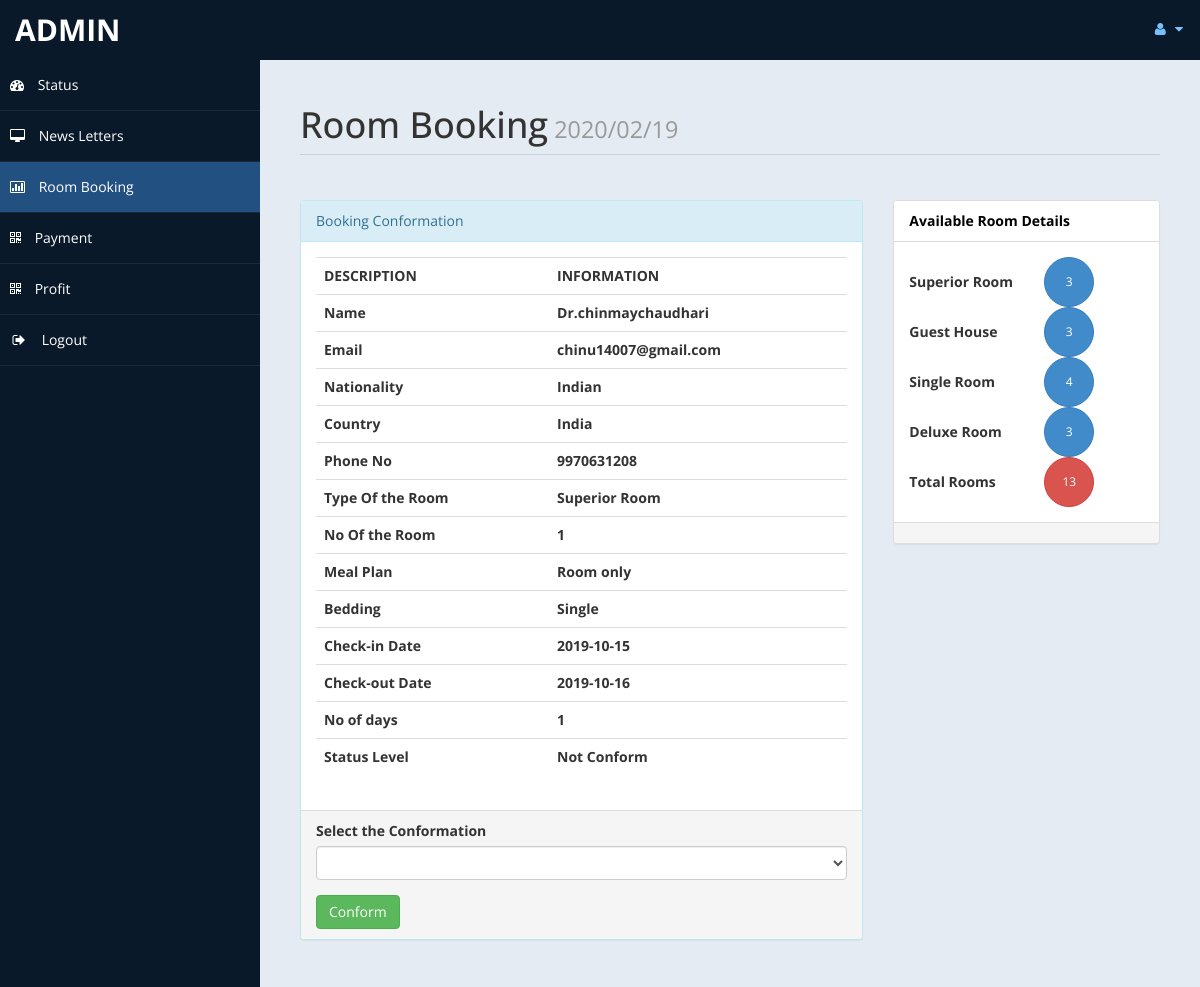
Before: /admin/roombook.php?rid=16 (signed in) with the older database file.
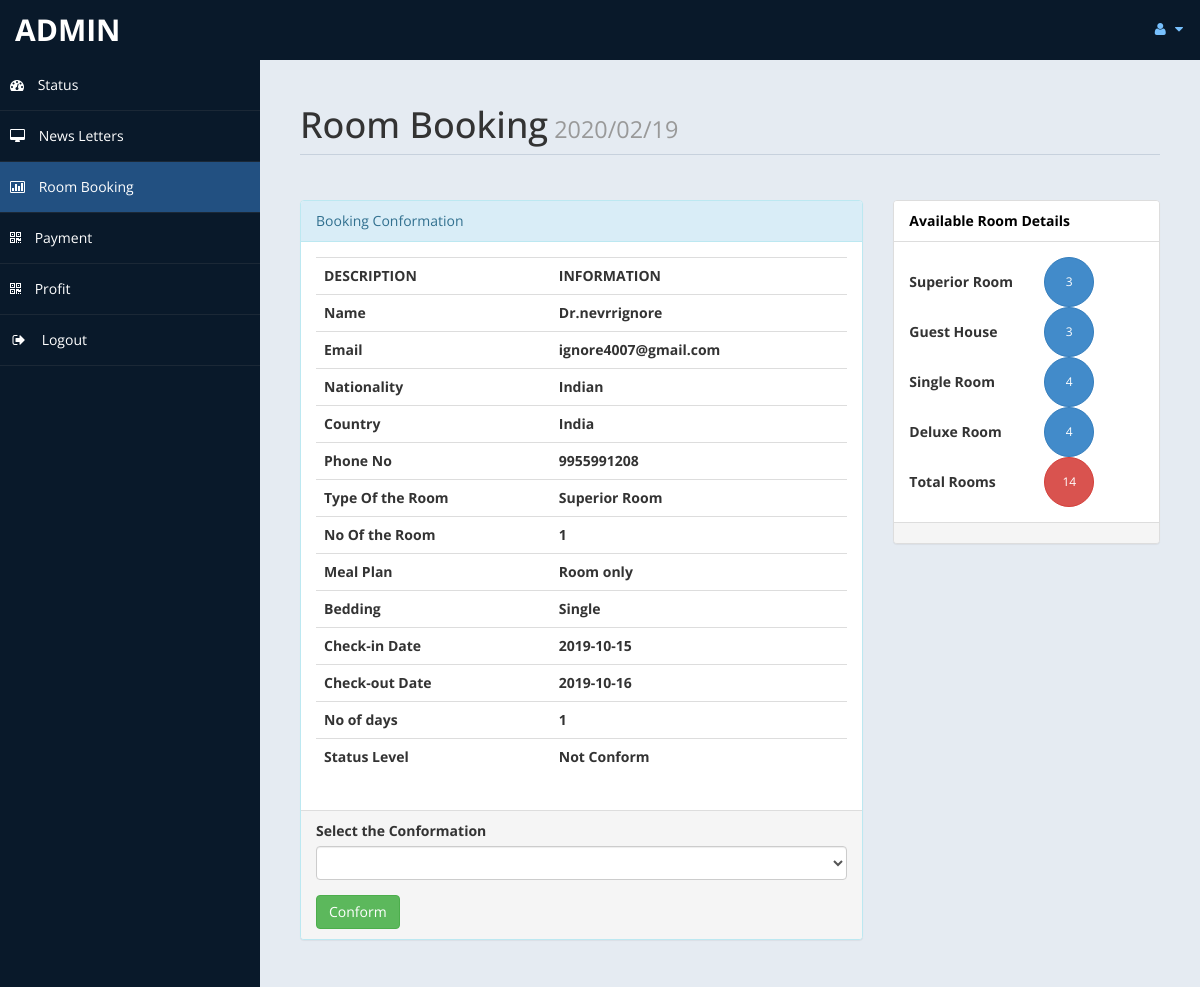
After: the same page with the newer database file.
### tables this page shows
CREATE TABLE `roombook` (
  `id` int(10) UNSIGNED NOT NULL,
  `Title` varchar(5) DEFAULT NULL,
  `FName` text DEFAULT NULL,
  `LName` text DEFAULT NULL,
  `Email` varchar(50) DEFAULT NULL,
  `National` varchar(30) DEFAULT NULL,
  `Country` varchar(30) DEFAULT NULL,
  `Phone` text DEFAULT NULL,
  `TRoom` varchar(20) DEFAULT NULL,
  `Bed` varchar(10) DEFAULT NULL,
  `NRoom` varchar(2) DEFAULT NULL,
  `Meal` varchar(15) DEFAULT NULL,
  `cin` date DEFAULT NULL,
  `cout` date DEFAULT NULL,
  `stat` varchar(15) DEFAULT NULL,
  `nodays` int(11) DEFAULT NULL
);

### admin/roombook.php (the view, shortened to what the changed rows need)
<?php
		if(!isset($_GET["rid"]))
		{
			 header("location:index.php");
		}
		else {
				$curdate=date("Y/m/d");
				include ('db.php');
				$id = $_GET['rid'];
				$sql ="Select * from roombook where id = '$id'";
				$re = mysqli_query($con,$sql);
				while($row=mysqli_fetch_array($re))
				{
					$title = $row['Title'];
					$fname = $row['FName'];
					$lname = $row['LName'];
					$email = $row['Email'];
					$nat = $row['National'];
					$country = $row['Country'];
					$Phone = $row['Phone'];
					$troom = $row['TRoom'];
					$nroom = $row['NRoom'];
					$bed = $row['Bed'];
					$meal = $row['Meal'];
					$cin = $row['cin'];
					$cout = $row['cout'];
					$sta = $row['stat'];
					$days = $row['nodays'];
				}
	}
			?>
<!DOCTYPE html>
<html xmlns="http://www.w3.org/1999/xhtml">
<head>
    <link href="assets/css/bootstrap.css" rel="stylesheet" />
    <link href="assets/css/font-awesome.css" rel="stylesheet" />
    <link href="assets/js/morris/morris-0.4.3.min.css" rel="stylesheet" />
    <link href="assets/css/custom-styles.css" rel="stylesheet" />
</head>
<body>
    <div id="wrapper">
        <div id="page-wrapper">
            <div id="page-inner">
                <div class="row">
                    <div class="col-md-12">
                        <h1 class="page-header">
                            Room Booking<small>	<?php echo  $curdate; ?> </small>
                        </h1>
                    </div>
					<div class="col-md-8 col-sm-8">
                    <div class="panel panel-info">
                        <div class="panel-body">
							<div class="table-responsive">
                                <table class="table">
                                    <tr>
                                            <th>DESCRIPTION</th>
                                            <th>INFORMATION</th>
                                        </tr>
                                        <tr>
                                            <th>Name</th>
                                            <th><?php echo $title.$fname.$lname; ?> </th>
                                        </tr>
										<tr>
                                            <th>Email</th>
                                            <th><?php echo $email; ?> </th>
                                        </tr>
										<tr>
                                            <th>Nationality </th>
                                            <th><?php echo $nat; ?></th>
                                        </tr>
										<tr>
                                            <th>Country </th>
                                            <th><?php echo $country;  ?></th>
                                        </tr>
										<tr>
                                            <th>Phone No </th>
                                            <th><?php echo $Phone; ?></th>
                                        </tr>
										<tr>
                                            <th>Type Of the Room </th>
                                            <th><?php echo $troom; ?></th>
                                        </tr>
										<tr>
                                            <th>No Of the Room </th>
                                            <th><?php echo $nroom; ?></th>
                                        </tr>
										<tr>
                                            <th>Meal Plan </th>
                                            <th><?php echo $meal; ?></th>
                                        </tr>
										<tr>
                                            <th>Bedding </th>
                                            <th><?php echo $bed; ?></th>
                                        </tr>
										<tr>
                                            <th>Check-in Date </th>
                                            <th><?php echo $cin; ?></th>
                                        </tr>
										<tr>
                                            <th>Check-out Date</th>
                                            <th><?php echo $cout; ?></th>
                                        </tr>
										<tr>
                                            <th>No of days</th>
                                            <th><?php echo $days; ?></th>
                                        </tr>
										<tr>
                                            <th>Status Level</th>
                                            <th><?php echo $sta; ?></th>
                                        </tr>
                                </table>
                            </div>
                        </div>
                    </div>
					</div>
					<?php
						$rsql ="select * from room";
						$rre= mysqli_query($con,$rsql);
						$r =0 ;
						$dr = 0;
						while($rrow=mysqli_fetch_array($rre))
						{
							$r = $r + 1;
							$s = $rrow['type'];
							if($s=="Deluxe Room" )
							{
								$dr = $dr + 1;
							}
						}
						?>
						<?php
						$csql ="select * from payment";
						$cre= mysqli_query($con,$csql);
						$cr =0 ;
						$cdr = 0;
						while($crow=mysqli_fetch_array($cre))
						{
							$cr = $cr + 1;
							$cs = $crow['troom'];
							if($cs=="Deluxe Room" )
							{
								$cdr = $cdr + 1;
							}
						}
					?>
					<div class="col-md-4 col-sm-4">
                    <div class="panel panel-default">
                        <div class="panel-body">
						<table width="200px">
							<tr>
								<td><button type="button" class="btn btn-primary btn-circle"><?php
								$f4 =$dr - $cdr;
								if($f4 <=0 )
									{	$f4 = "NO";
										echo $f4;
									}
									else{
											echo $f4;
									}
								?> </button></td>
							</tr>
							<tr>
								<td> <button type="button" class="btn btn-danger btn-circle"><?php
								$f5 =$r-$cr;
								if($f5 <=0 )
									{	$f5 = "NO";
										echo $f5;
									}
									else{
											echo $f5;
									}
								 ?> </button></td>
							</tr>
						</table>
						</div>
                    </div>
					</div>
                </div>
                </div>
         </div>
        </div>
</body>
</html>

Changed rows visible on the page:
changed roombook "Dr.": FName "chinmay" → "nevrr"; LName "chaudhari" → "ignore"; Email "chinu14007@gmail.com" → "ignore4007@gmail.com"; Phone "9970631208" → "9955991208"
Other visible differences:
$f4: "3" → "4"
$f5: "13" → "14"
